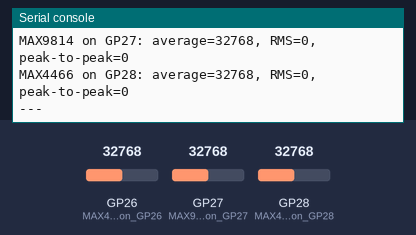
Recording of a program running on a simulated Raspberry Pi Pico running MicroPython. Parts: the last lines printed to the serial console. The inputs (shaded band) are chosen by the test bench; at power-on: GP26 (MAX4466_on_GP26) = 32768, GP27 (MAX9814_on_GP27) = 32768, GP28 (MAX4466_on_GP28) = 32768 (analog values on the 0–65535 scale).

Above: at 1.2 s.
1.3 s: GP26 (MAX4466_on_GP26) set to 45874
2.8 s: GP27 (MAX9814_on_GP27) set to 45874
At 3.6 s:
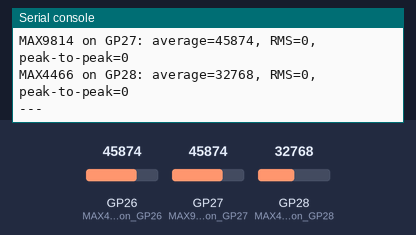
4.3 s: GP28 (MAX4466_on_GP28) set to 45874
At 5.2 s:
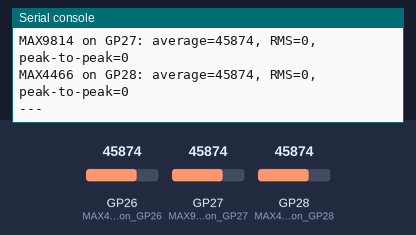
5.8 s: GP26 (MAX4466_on_GP26) set to 57670
7.3 s: GP27 (MAX9814_on_GP27) set to 57670
At 7.8 s:
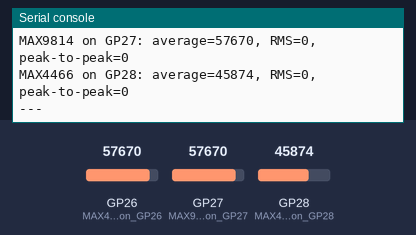
8.8 s: GP28 (MAX4466_on_GP28) set to 57670
At 9.4 s:
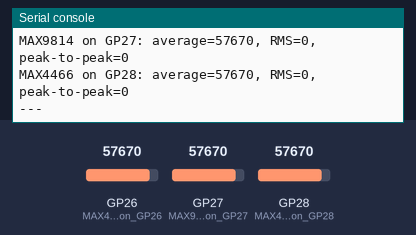
Timing chart, 0 to 11.3 s (numbered marks = the images above; inputs shaded):
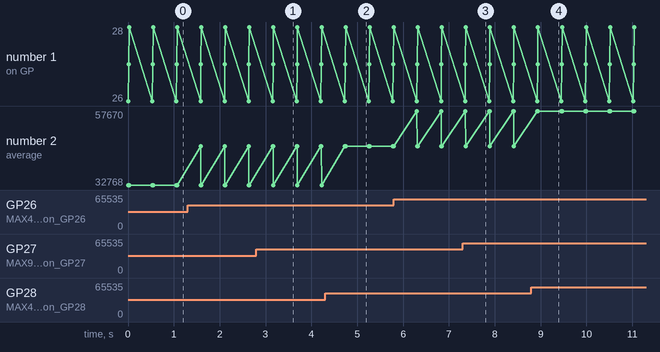

Measured:
- after the input at 2.8 s, the serial console: prints a new line after 0.36 s (image 1)
- after the input at 4.3 s, the serial console: prints a new line after 0.45 s (image 2)
- after the input at 7.3 s, the serial console: prints a new line after 0.06 s (image 3)
- after the input at 8.8 s, the serial console: prints a new line after 0.14 s (image 4)

The program:

all_sensors_test.py
```python
from machine import ADC, Pin
import time
import math

mics = {
    "MAX4466 on GP26": ADC(Pin(26)),
    "MAX9814 on GP27": ADC(Pin(27)),
    "MAX4466 on GP28": ADC(Pin(28)),
}

while True:
    for name, mic in mics.items():
        samples = [mic.read_u16() for _ in range(500)]
        average = sum(samples) / len(samples)
        rms = math.sqrt(
            sum((value - average) ** 2 for value in samples) / len(samples)
        )
        peak_to_peak = max(samples) - min(samples)

        print(
            "{}: average={:.0f}, RMS={:.0f}, peak-to-peak={}".format(
                name, average, rms, peak_to_peak
            )
        )

    print("---")
    time.sleep(0.5)
```
